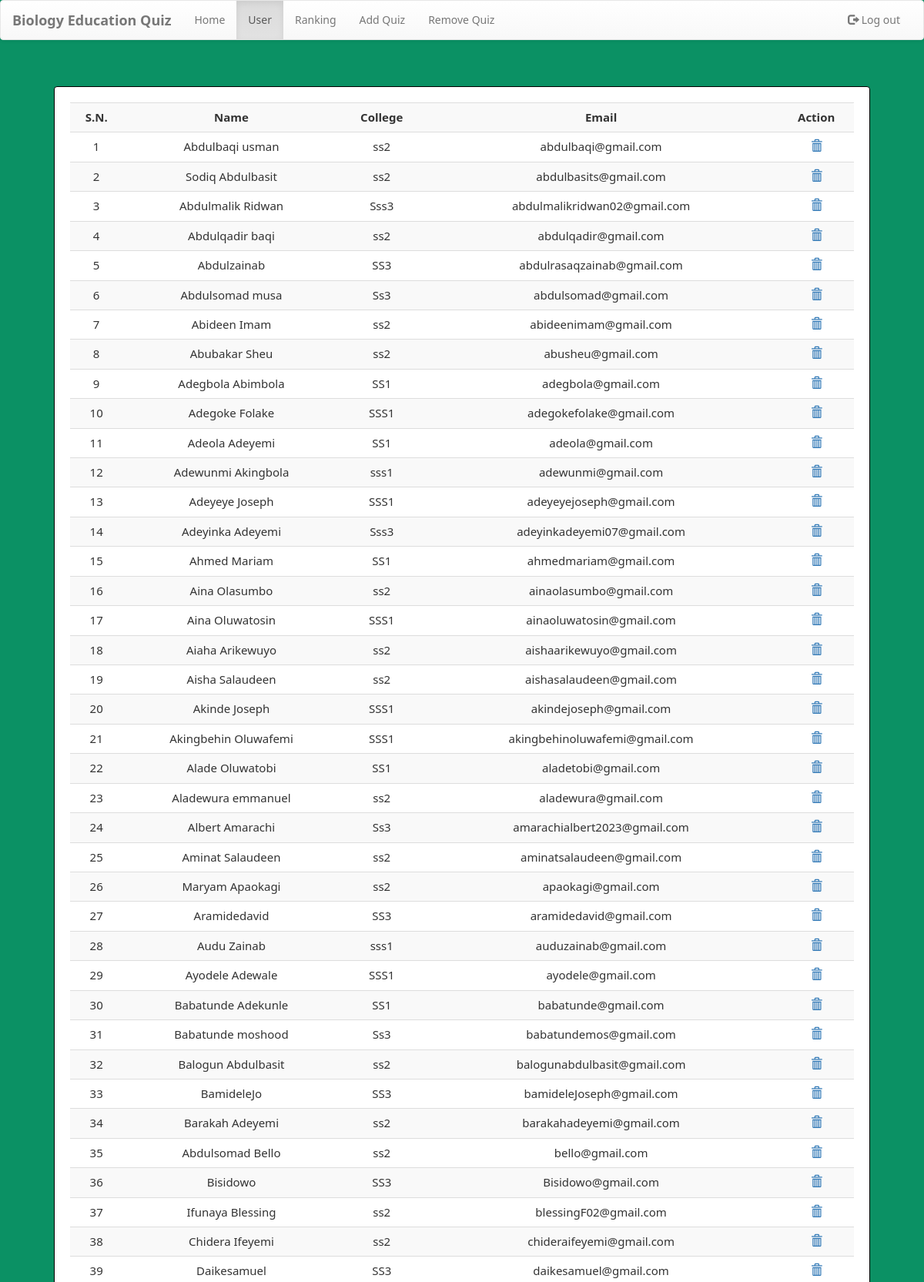
/dashboard.php?q=1 (signed in, upper part), run on the app's committed database.
### tables this page shows
CREATE TABLE `user` (
  `name` varchar(50) NOT NULL,
  `college` varchar(100) NOT NULL,
  `email` varchar(50) NOT NULL,
  `password` varchar(50) NOT NULL
);

### dashboard.php (the view, shortened to what this page needs)
<?php
    include_once 'database.php';
?>
<!DOCTYPE html>
<html>
<head>
    <link  rel="stylesheet" href="css/bootstrap.min.css"/>
    <link  rel="stylesheet" href="css/bootstrap-theme.min.css"/>
    <link rel="stylesheet" href="css/welcome.css">
    <link  rel="stylesheet" href="css/font.css">
</head>
<body>
    <nav class="navbar navbar-default title1">
        <div class="container-fluid">
            <div class="navbar-header">
                <a class="navbar-brand" href="Javascript:void(0)"><b>Biology Education Quiz</b></a>
            </div>
            <div class="collapse navbar-collapse" id="bs-example-navbar-collapse-1">
                <ul class="nav navbar-nav navbar-left">
                    <li <?php if(@$_GET['q']==0) echo'class="active"'; ?>><a href="dashboard.php?q=0">Home<span class="sr-only">(current)</span></a></li>
                    <li <?php if(@$_GET['q']==1) echo'class="active"'; ?>><a href="dashboard.php?q=1">User</a></li>
                    <li <?php if(@$_GET['q']==2) echo'class="active"'; ?>><a href="dashboard.php?q=2">Ranking</a></li>
                    <li class="dropdown <?php if(@$_GET['q']==4 || @$_GET['q']==5) echo'active"'; ?>">
                    <li><a href="dashboard.php?q=4">Add Quiz</a></li>
                    <li><a href="dashboard.php?q=5">Remove Quiz</a></li>
                </ul>
                <ul class="nav navbar-nav navbar-right">
                    <li <?php echo''; ?> > <a href="logout1.php?q=dashboard.php"><span class="glyphicon glyphicon-log-out" aria-hidden="true"></span>&nbsp;Log out</a></li>
                </ul>
            </div>
        </div>
    </nav>
    <div class="container">
        <div class="row">
            <div class="col-md-12">
                <?php
                    if(@$_GET['q']==1)
                    {
                        $result = mysqli_query($con,"SELECT * FROM user") or die('Error');
                        echo  '<div class="panel"><div class="table-responsive"><table class="table table-striped title1">
                        <tr><td><center><b>S.N.</b></center></td><td><center><b>Name</b></center></td><td><center><b>College</b></center></td><td><center><b>Email</b></center></td><td><center><b>Action</b></center></td></tr>';
                        $c=1;
                        while($row = mysqli_fetch_array($result))
                        {
                            $name = $row['name'];
                            $email = $row['email'];
                            $college = $row['college'];
                            echo '<tr><td><center>'.$c++.'</center></td><td><center>'.$name.'</center></td><td><center>'.$college.'</center></td><td><center>'.$email.'</center></td><td><center><a title="Delete User" href="update.php?demail='.$email.'"><b><span class="glyphicon glyphicon-trash" aria-hidden="true"></span></b></a></center></td></tr>';
                        }
                        echo '</table></div></div>';
                    }
                ?>
            </div>
        </div>
    </div>
</body>
</html>

### css/welcome.css (style rules this page uses)
* { box-sizing: border-box; }
body { background-color: #0b9164; margin: 0; font-family: Noto Sans; }
.panel { border-color:rgb(0, 0, 0); margin:40px; padding:20px; font: 15px "Noto Sans"; }

### data on the page
user: name "Abdulbaqi usman", college "ss2", email "abdulbaqi@gmail.com"
user: name "Sodiq Abdulbasit", college "ss2", email "abdulbasits@gmail.com"
user: name "Abdulmalik Ridwan", college "Sss3", email "abdulmalikridwan02@gmail.com"
user: name "Abdulqadir baqi", college "ss2", email "abdulqadir@gmail.com"
user: name "Abdulzainab", college "SS3", email "abdulrasaqzainab@gmail.com"
user: name "Abdulsomad musa", college "Ss3", email "abdulsomad@gmail.com"
user: name "Abideen Imam", college "ss2", email "abideenimam@gmail.com"
user: name "Abubakar Sheu", college "ss2", email "abusheu@gmail.com"
user: name "Adegbola Abimbola", college "SS1", email "adegbola@gmail.com"
user: name "Adegoke Folake", college "SSS1", email "adegokefolake@gmail.com"
user: name "Adeola Adeyemi", college "SS1", email "adeola@gmail.com"
user: name "Adewunmi Akingbola", college "sss1", email "adewunmi@gmail.com"
user: name "Adeyeye Joseph", college "SSS1", email "adeyeyejoseph@gmail.com"
user: name "Adeyinka Adeyemi", college "Sss3", email "adeyinkadeyemi07@gmail.com"
user: name "Ahmed Mariam", college "SS1", email "ahmedmariam@gmail.com"
user: name "Aina Olasumbo", college "ss2", email "ainaolasumbo@gmail.com"
user: name "Aina Oluwatosin", college "SSS1", email "ainaoluwatosin@gmail.com"
user: name "Aiaha Arikewuyo", college "ss2", email "aishaarikewuyo@gmail.com"
user: name "Aisha Salaudeen", college "ss2", email "aishasalaudeen@gmail.com"
user: name "Akinde Joseph", college "SSS1", email "akindejoseph@gmail.com"
user: name "Akingbehin Oluwafemi", college "SSS1", email "akingbehinoluwafemi@gmail.com"
user: name "Alade Oluwatobi", college "SS1", email "aladetobi@gmail.com"
user: name "Aladewura emmanuel", college "ss2", email "aladewura@gmail.com"
user: name "Albert Amarachi", college "Ss3", email "amarachialbert2023@gmail.com"
user: name "Aminat Salaudeen", college "ss2", email "aminatsalaudeen@gmail.com"
user: name "Maryam Apaokagi", college "ss2", email "apaokagi@gmail.com"
user: name "Aramidedavid", college "SS3", email "aramidedavid@gmail.com"
user: name "Audu Zainab", college "sss1", email "auduzainab@gmail.com"
user: name "Ayodele Adewale", college "SSS1", email "ayodele@gmail.com"
user: name "Babatunde Adekunle", college "SS1", email "babatunde@gmail.com"
user: name "Babatunde moshood", college "Ss3", email "babatundemos@gmail.com"
user: name "Balogun Abdulbasit", college "ss2", email "balogunabdulbasit@gmail.com"
user: name "BamideleJo", college "SS3", email "bamideleJoseph@gmail.com"
user: name "Barakah Adeyemi", college "ss2", email "barakahadeyemi@gmail.com"
user: name "Abdulsomad Bello", college "ss2", email "bello@gmail.com"
user: name "Bisidowo", college "SS3", email "Bisidowo@gmail.com"
user: name "Ifunaya Blessing", college "ss2", email "blessingF02@gmail.com"
user: name "Chidera Ifeyemi", college "ss2", email "chideraifeyemi@gmail.com"
user: name "Daikesamuel", college "SS3", email "daikesamuel@gmail.com"
